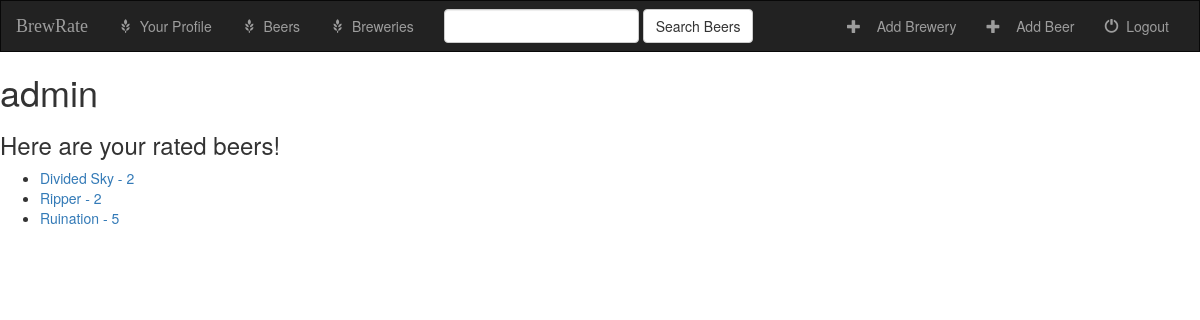
The page /user/ (signed in) on the database as committed earlier.
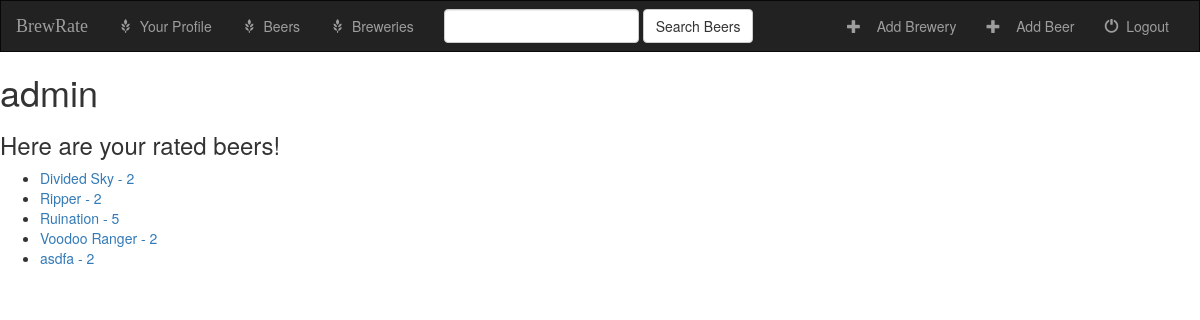
The same page on the database as committed later.
### beers/models.py (models this page shows, shortened)
class Rating(models.Model):
    ONE = '1'
    TWO = '2'
    THREE = '3'
    FOUR = '4'
    FIVE = '5'
    RATINGS = (
        (ONE, '*'), (TWO, '**'),
        (THREE, '***'), (FOUR, '****'),
        (FIVE, '*****'))
    rating_user = models.ForeignKey(User, on_delete=models.PROTECT)     # ref to user id
    rating_beer = models.ForeignKey(Beer, on_delete=models.PROTECT)     # ref to beer id
    rating_score =models.CharField(null=True, max_length=5, choices=RATINGS)       #unique rating for user and beer

class Beer(models.Model):
    beer_add_date = models.DateTimeField(null=True, blank=True, auto_now_add=True)
    beer_name = models.CharField(max_length=100)
    beer_brewery = models.ForeignKey(Brewery, on_delete=models.PROTECT)  # reference to brewery
    beer_style = models.ForeignKey(Style, on_delete=models.PROTECT)  # reference to style
    beer_avg_rating = models.DecimalField(max_digits=2, decimal_places=1, null=True, blank=True)
    beer_abv = models.DecimalField(null=True, max_digits=3, decimal_places=1)      # abv in x.x or xx.x format
    beer_srm = models.PositiveSmallIntegerField(null=True, validators=[MaxValueValidator(99)])     # beer color in SRM
    beer_logo = models.URLField(max_length=100)
    beer_photo = models.FileField(blank=True)                                     # photo of beer while drinking it
    def __str__(self):
        return self.beer_name

### beers/views.py (the view)
# urls.py: url(r'^user/$', UserDetailView.as_view(), name='user_detail'),
class UserDetailView(LoginRequiredMixin, TemplateView):
    template_name = 'beers/user_detail.html'
    login_url = '/login/'
    def get_context_data(self, **kwargs):
        context = super(UserDetailView, self).get_context_data(**kwargs)
        context['user_beers'] = Rating.objects.filter(rating_user=self.request.user)
        return context

### beers/templates/beers/user_detail.html (shortened to what this page needs)
{% extends 'beers/base.html' %}
{% block content_1 %}
    <h1>{{ user }}</h1>
{% endblock %}
{% block content_2 %}
    <h3>Here are your rated beers!</h3>
    <ul>
        {% for beer in user_beers %}
            <li><a href="{% url 'beers:beer_detail' beer.rating_beer_id %}">{{ beer.rating_beer }} - {{ beer.rating_score }}</a>
            </li>
        {% endfor %}
    </ul>
{% endblock %}

Rows that differ between the two databases and show on the page:
added Rating: rating_beer "Voodoo Ranger", rating_score "2"
added Rating: rating_beer "asdfa", rating_score "2"
